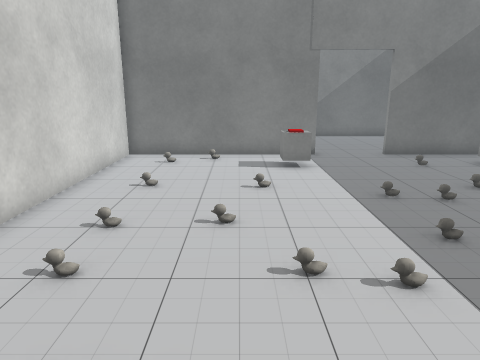
View 1 (above)

16 first-person views from a walk through a Unity game level. The camera is 1.3 m above the floor, tilts 14° down and sees 70° across. The floor is counted in squares, 0.5 m on a side. Each view is taken from the middle of a square. On the plan, view 1 faces up. The plan holds only what a view shows up to about 20 squares ahead; the rest is blank. The place goes on beyond the plan. The player character is not drawn. Door leaves are left out, so doorways stand open. Some surface patterns are stand-ins.

View 2
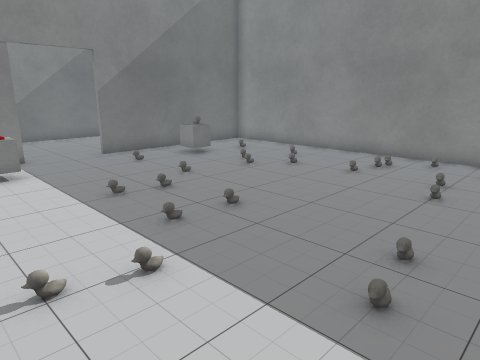

View 3
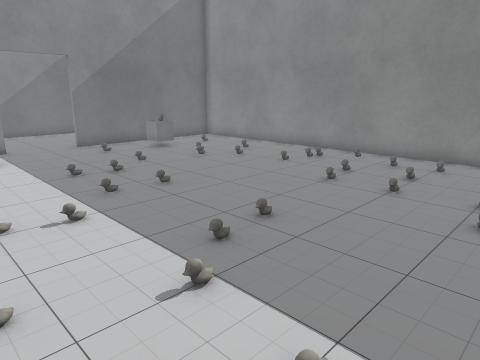

View 4
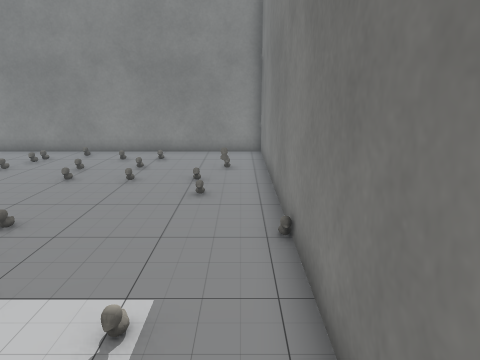

View 5
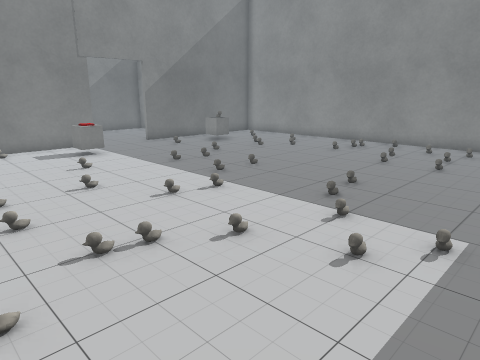

View 6
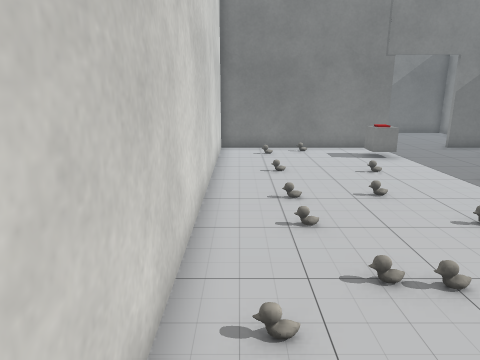

View 7
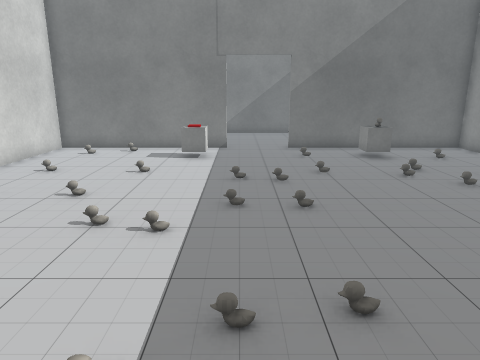

View 8
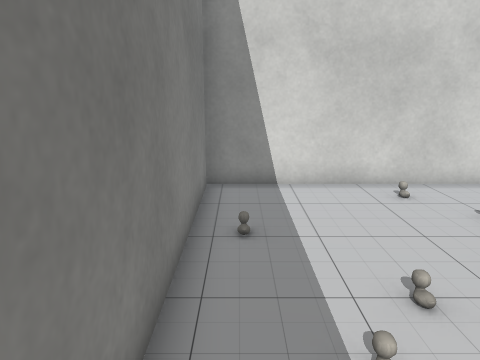

View 9
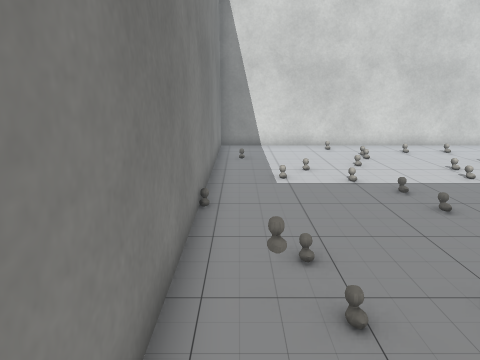

View 10
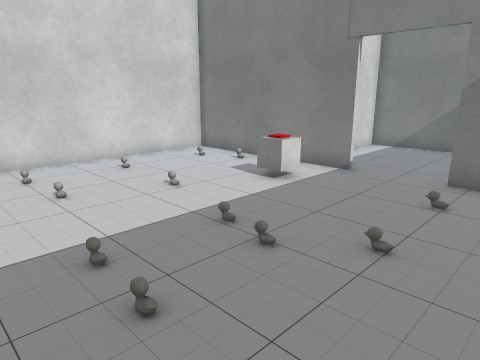

View 11
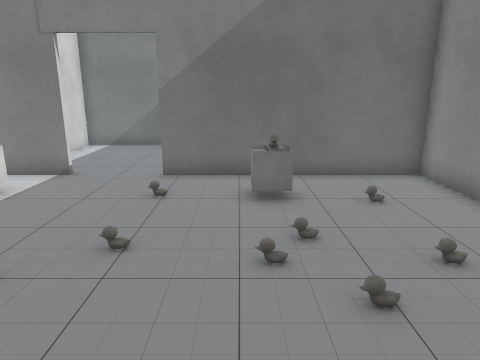

View 12
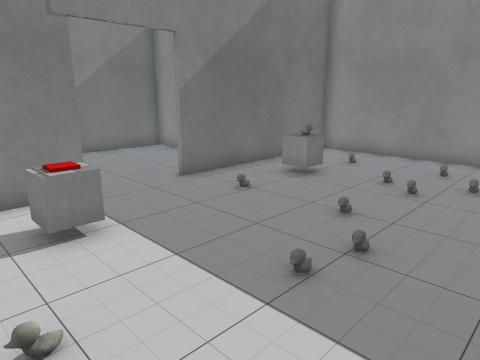

View 13
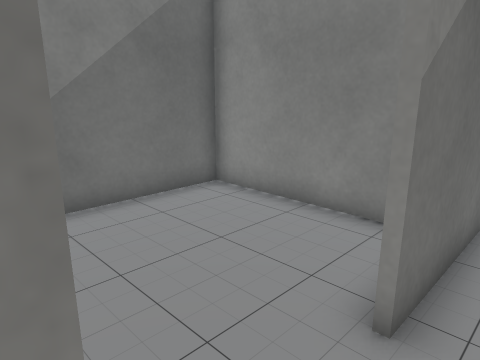

View 14
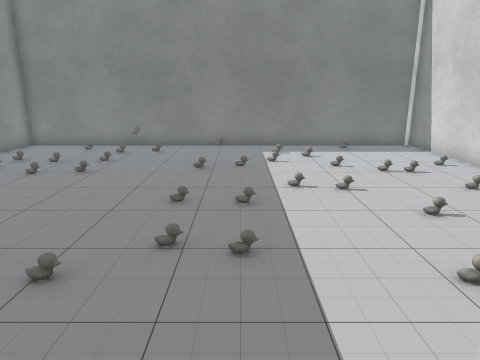

View 15
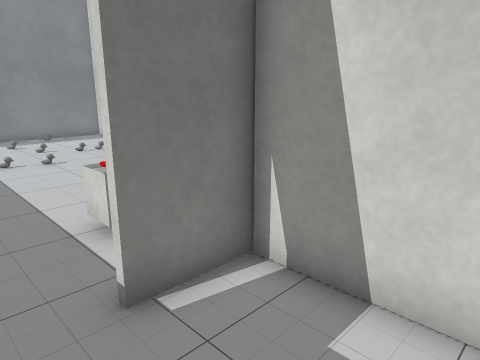

View 16
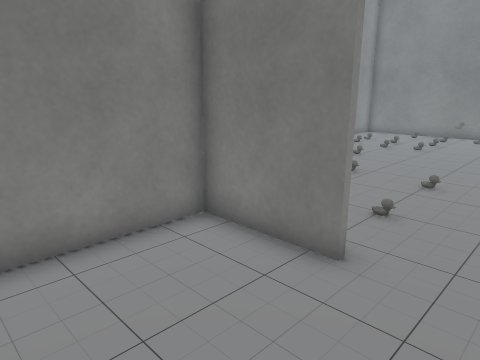

### Floor plan
Points are (right, up) in squares from view 1. A wall is a line through its corners. A room is listed if a view was taken in it or the views show most of it. See-through windows are left out.
Room 1 (views 1, 2, 3, 4, 5, 6, 7, 8, 9, 10, 11, 12, 13, 14)
walls: (3.4, 15.1) (-4.9, 15.1) (-4.9, -4.5); (-4.8, -4) (15, -4) (15, 15.1) (6.4, 15.1)
ways out: open door at (4.5, 15) to room 2
objects: other object (2, 12) to (3, 13); cube (9, 12) to (10, 13)
Room 2 (views 15, 16)
walls: (6.4, 15.3) (9.8, 15.3) (9.8, 21.9) (1.1, 21.9) (1.1, 15.3) (3.4, 15.3)
ways out: open door at (4.5, 15) to room 1

Positions as (right, up) in squares from view 1, and headings:
1: (0, 0), facing up
2: (0, 0), facing up-right
3: (0, -3), facing up-right
4: (-1, -3), facing right
5: (-4, -3), facing up-right
6: (-4, -2), facing up
7: (4, -2), facing up
8: (5, -3), facing left
9: (13, -3), facing left
10: (9, 4), facing up-left
11: (9, 4), facing up
12: (0, 6), facing up-right
13: (3, 14), facing up-right
14: (4, 14), facing down
15: (5, 19), facing down-left
16: (4, 20), facing down-right
